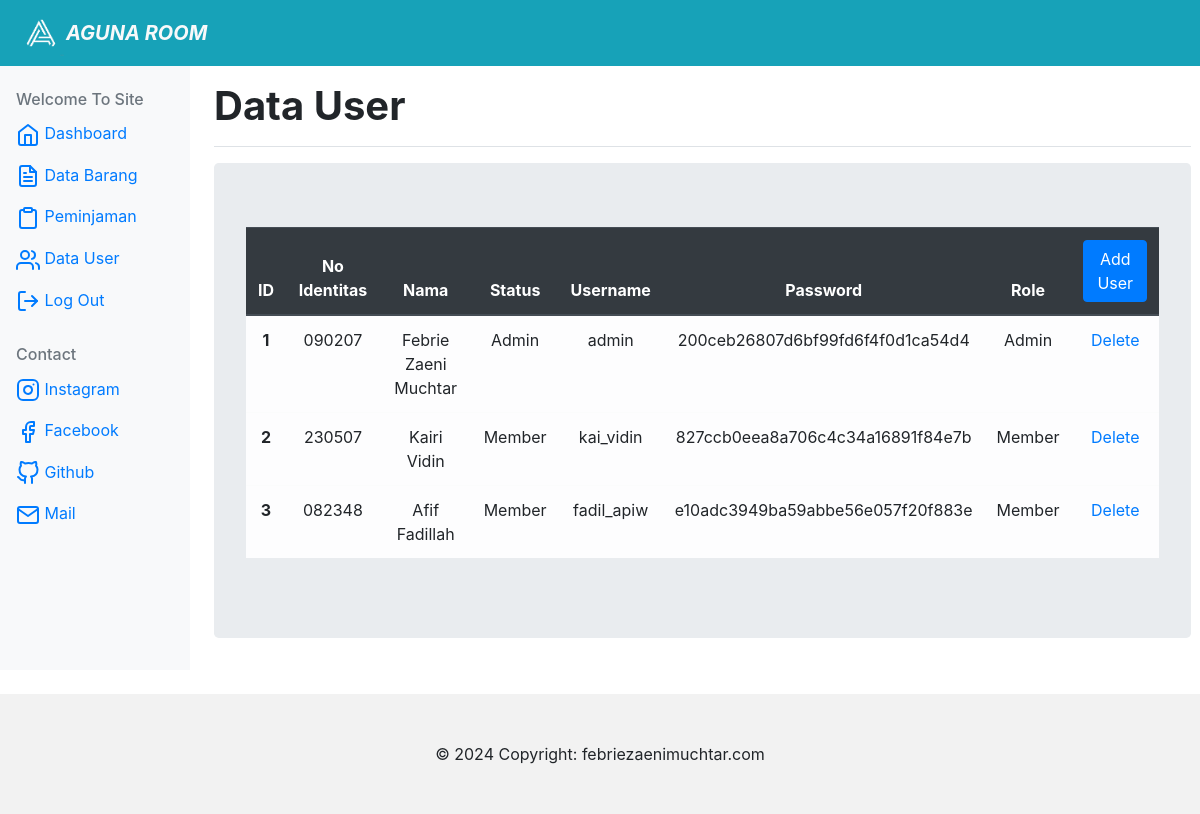
The page /data_user.php on the database its author committed.
### tables this page shows
CREATE TABLE `user` (
  `id` int(255) NOT NULL,
  `no_identitas` varchar(255) DEFAULT NULL,
  `nama` varchar(255) DEFAULT NULL,
  `status` varchar(255) DEFAULT NULL,
  `username` varchar(255) DEFAULT NULL,
  `password` varchar(255) DEFAULT NULL,
  `role` varchar(255) DEFAULT NULL
);

### database.php (called while the page is built, shortened)
<?php
$servername = "localhost";
$database = "peminjaman";
$username = "root";
$password = "";
$koneksi = mysqli_connect($servername, $username, $password, $database);
function tampildata($kueri)
{
    global $koneksi;
    $hasil = mysqli_query($koneksi, $kueri);
    $rows = [];
    while ($row = mysqli_fetch_assoc($hasil)) {
        $rows[] = $row;
    }
    return $rows;
}

### data_user.php (the view, shortened to what this page needs)
<?php
require_once('database.php');
$data = tampildata("Select * from user");
?>
<!doctype html>
<html lang="en">
<head>
    <link rel="stylesheet" href="https://cdn.jsdelivr.net/npm/bootstrap@4.6.2/dist/css/bootstrap.min.css"
>
</head>
<body>
<navbar class="navbar navbar-expand-lg bg-body-tertiary bg-info text-dark">
<img src="img/a.png" style="width:50px;">
      <a class="navbar-brand font-weight-bold font-italic text-light" href="#">AGUNA ROOM</a>
    </navbar>
    <div class="jumbotron-fluid">
      <div class="row">
        <nav class="col-md-2 d-none d-md-block bg-light sidebar">
          <div class="sidebar-sticky">
            <ul class="nav flex-column">
              <li class="nav-item">
              <h6 class="sidebar-heading d-flex justify-content-between align-items-center px-3 mt-4 mb-1 text-muted">
              <span>Welcome To Site</span>
            </h6>
                <a class="nav-link active" href="dashboard.php">
                  <span data-feather="home"></span>
                  Dashboard <span class="sr-only">(current)</span>
                </a>
              </li>
              <li class="nav-item">
                <a class="nav-link" href="data.php">
                  <span data-feather="file-text"></span>
                  Data Barang
                </a>
              </li>
              <li class="nav-item">
                <a class="nav-link" href="peminjaman.php">
                  <span data-feather="clipboard"></span>
                  Peminjaman
                </a>
              </li>
              <li class="nav-item">
                <a class="nav-link" href="data_user.php">
                  <span data-feather="users"></span>
                  Data User
                </a>
              </li>
              <li class="nav-item">
                <a class="nav-link" href="logout.php">
                  <span data-feather="log-out"></span>
                  Log Out
                </a>
            </li>
        </ul>
        <h6 class="sidebar-heading d-flex justify-content-between align-items-center px-3 mt-4 mb-1 text-muted">
            <span>Contact</span>
        </h6>
        <ul class="nav flex-column mb-2">
            <li class="nav-item">
                <a class="nav-link" href="https://www.instagram.com/febriezm_/">
                    <span data-feather="instagram"></span>
                    Instagram
                </a>
            </li>
            <li class="nav-item">
              <a class="nav-link" href="https://www.facebook.com/profile.php?id=100010023106891">
                <span data-feather="facebook"></span>
                Facebook
              </a>
            </li>
              <li class="nav-item">
                <a class="nav-link" href="https://github.com/febriezm">
                  <span data-feather="github"></span>
                  Github
                </a>
              </li>
              <li class="nav-item">
                <a class="nav-link" href="#">
                  <span data-feather="mail"></span>
                  Mail
                </a>
              </li>
          </div>
        </nav>
        <main role="main" class="col-md-9 ml-sm-auto col-lg-10 pt-3 px-4">
          <div class="d-flex justify-content-between flex-wrap flex-md-nowrap align-items-center pb-2 mb-3 border-bottom">
            <h1 class="font-weight-bold">Data User</h1>
          </div>
    <div class="container-fluid jumbotron">
        <table class="text-center table grid table-light">
            <thead class="thead-dark">
                <tr class="font-weight-bold">
                    <th scope="col">ID</th>
                    <th scope="col">No Identitas</th>
                    <th scope="col">Nama</th>
                    <th scope="col">Status</th>
                    <th scope="col">Username</th>
                    <th scope="col">Password</th>
                    <th scope="col">Role</th>
                    <th> <button type="button" class="btn btn-primary" data-toggle="modal"
                            data-target="#exampleModalCenter">
                            Add User
                        </button> </th>
                </tr>
            </thead>
            <tbody>
                <?php foreach ($data as $user): ?>
                    <tr>
                        <th scope="row">
                            <?php echo "$user[id]"; ?>
                            </th>
                        <td>
                            <?php echo "$user[no_identitas]"; ?>
                        </td>
                        <td>
                            <?php echo "$user[nama]"; ?>
                        </td>
                        <td>
                            <?php echo "$user[status]"; ?>
                        </td>
                        <td>
                            <?php echo "$user[username]"; ?>
                        </td>
                        <td>
                            <?php echo "$user[password]"; ?>
                        </td>
                        <td>
                            <?php echo "$user[role]"; ?>
                        </td>
                        <td>
                            <?php echo "<a href= 'delete.php?code=$user[id]'>Delete</a>"; ?>
                        </td>
                            </tr>
                        <?php endforeach; ?>
                    </tbody>
                </table>
            </div>
        </main>
    </div>
</div>
<br>
<footer>
  <div class="text-center p-5" style="background-color: rgba(0, 0, 0, 0.05);">
    © 2024 Copyright:
    <a class="text-reset fw-bold" href="https://github.com/febriezm/">febriezaenimuchtar.com</a>
  </div>
</footer>
</body>
</html>

### data_user.php (style rules this page uses)
navbar { background-image: url('https://i.pinimg.com/564x/23/c0/07/23c0072546b6ad8431cd2698c51b8fd0.jpg'); background-repeat: no-repeat; background-size: cover; }

### rows shown on the page
user: id "1", no_identitas "090207", nama "Febrie Zaeni Muchtar", status "Admin", username "admin", password "200ceb26807d6bf99fd6f4f0d1ca54d4", role "Admin"
user: id "2", no_identitas "230507", nama "Kairi Vidin", status "Member", username "kai_vidin", password "827ccb0eea8a706c4c34a16891f84e7b", role "Member"
user: id "3", no_identitas "082348", nama "Afif Fadillah", status "Member", username "fadil_apiw", password "e10adc3949ba59abbe56e057f20f883e", role "Member"
